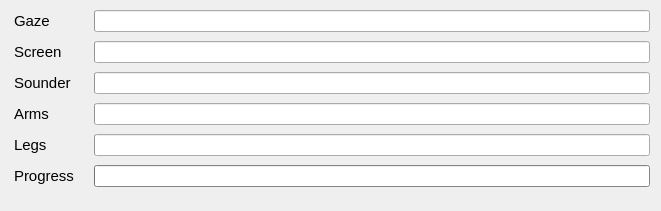
   <widget class="QWidget" name="formLayoutWidget">
    <property name="geometry">
     <rect>
      <x>880</x>
      <y>550</y>
      <width>661</width>
      <height>211</height>
     </rect>
    </property>
    <layout class="QFormLayout" name="formLayout">
     <property name="horizontalSpacing">
      <number>20</number>
     </property>
     <property name="verticalSpacing">
      <number>9</number>
     </property>
     <property name="leftMargin">
      <number>14</number>
     </property>
     <property name="topMargin">
      <number>10</number>
     </property>
     <item row="0" column="0">
      <widget class="QLabel" name="label">
       <property name="font">
        <font>
         <family>Ubuntu</family>
         <pointsize>11</pointsize>
        </font>
       </property>
       <property name="text">
        <string>Gaze</string>
       </property>
      </widget>
     </item>
     <item row="0" column="1">
      <widget class="QProgressBar" name="progressBar_behavior_gaze">
       <property name="contextMenuPolicy">
        <enum>Qt::DefaultContextMenu</enum>
       </property>
       <property name="styleSheet">
        <string notr="true"/>
       </property>
       <property name="value">
        <number>0</number>
       </property>
       <property name="textVisible">
        <bool>false</bool>
       </property>
       <property name="orientation">
        <enum>Qt::Horizontal</enum>
       </property>
       <property name="invertedAppearance">
        <bool>false</bool>
       </property>
       <property name="format">
        <string/>
       </property>
      </widget>
     </item>
     <item row="1" column="0">
      <widget class="QLabel" name="label_2">
       <property name="font">
        <font>
         <family>Ubuntu</family>
         <pointsize>11</pointsize>
        </font>
       </property>
       <property name="text">
        <string>Screen</string>
       </property>
      </widget>
     </item>
     <item row="1" column="1">
      <widget class="QProgressBar" name="progressBar_behavior_screen">
       <property name="value">
        <number>0</number>
       </property>
       <property name="textVisible">
        <bool>false</bool>
       </property>
       <property name="format">
        <string/>
       </property>
      </widget>
     </item>
     <item row="2" column="0">
      <widget class="QLabel" name="label_3">
       <property name="font">
        <font>
         <family>Ubuntu</family>
         <pointsize>11</pointsize>
        </font>
       </property>
       <property name="text">
        <string>Sounder</string>
       </property>
      </widget>
     </item>
     <item row="2" column="1">
      <widget class="QProgressBar" name="progressBar_behavior_sounder">
       <property name="value">
        <number>0</number>
       </property>
       <property name="textVisible">
        <bool>false</bool>
       </property>
       <property name="format">
        <string/>
       </property>
      </widget>
     </item>
     <item row="3" column="0">
      <widget class="QLabel" name="label_4">
       <property name="font">
        <font>
         <family>Ubuntu</family>
         <pointsize>11</pointsize>
        </font>
       </property>
       <property name="text">
        <string>Arms</string>
       </property>
      </widget>
     </item>
     <item row="3" column="1">
      <widget class="QProgressBar" name="progressBar_behavior_arm">
       <property name="value">
        <number>0</number>
       </property>
       <property name="textVisible">
        <bool>false</bool>
       </property>
       <property name="format">
        <string/>
       </property>
      </widget>
     </item>
     <item row="4" column="0">
      <widget class="QLabel" name="label_23">
       <property name="font">
        <font>
         <family>Ubuntu</family>
         <pointsize>11</pointsize>
        </font>
       </property>
       <property name="text">
        <string>Legs</string>
       </property>
      </widget>
     </item>
     <item row="4" column="1">
      <widget class="QProgressBar" name="progressBar_behavior_leg">
       <property name="value">
        <number>0</number>
       </property>
       <property name="textVisible">
        <bool>false</bool>
       </property>
       <property name="format">
        <string/>
       </property>
      </widget>
     </item>
     <item row="5" column="0">
      <widget class="QLabel" name="label_38">
       <property name="font">
        <font>
         <family>Ubuntu</family>
         <pointsize>11</pointsize>
        </font>
       </property>
       <property name="text">
        <string>Progress</string>
       </property>
      </widget>
     </item>
     <item row="5" column="1">
      <widget class="QProgressBar" name="progressBar_behavior_progress">
       <property name="palette">
        <palette>
         <active>
          <colorrole role="WindowText">
           <brush brushstyle="SolidPattern">
            <color alpha="255">
             <red>0</red>
             <green>0</green>
             <blue>0</blue>
            </color>
           </brush>
          </colorrole>
          <colorrole role="Button">
           <brush brushstyle="SolidPattern">
            <color alpha="255">
             <red>186</red>
             <green>189</green>
             <blue>182</blue>
            </color>
           </brush>
          </colorrole>
          <colorrole role="Light">
           <brush brushstyle="SolidPattern">
            <color alpha="255">
             <red>255</red>
             <green>255</green>
             <blue>255</blue>
            </color>
           </brush>
          </colorrole>
          <colorrole role="Midlight">
           <brush brushstyle="SolidPattern">
            <color alpha="255">
             <red>220</red>
             <green>222</green>
             <blue>218</blue>
            </color>
           </brush>
          </colorrole>
          <colorrole role="Dark">
           <brush brushstyle="SolidPattern">
            <color alpha="255">
             <red>93</red>
             <green>94</green>
             <blue>91</blue>
            </color>
           </brush>
          </colorrole>
          <colorrole role="Mid">
           <brush brushstyle="SolidPattern">
            <color alpha="255">
             <red>124</red>
             <green>126</green>
             <blue>121</blue>
            </color>
           </brush>
          </colorrole>
          <colorrole role="Text">
           <brush brushstyle="SolidPattern">
            <color alpha="255">
             <red>0</red>
             <green>0</green>
             <blue>0</blue>
            </color>
           </brush>
          </colorrole>
          <colorrole role="BrightText">
           <brush brushstyle="SolidPattern">
            <color alpha="255">
             <red>255</red>
             <green>255</green>
             <blue>255</blue>
            </color>
           </brush>
          </colorrole>
          <colorrole role="ButtonText">
           <brush brushstyle="SolidPattern">
            <color alpha="255">
             <red>0</red>
             <green>0</green>
             <blue>0</blue>
            </color>
           </brush>
          </colorrole>
          <colorrole role="Base">
           <brush brushstyle="SolidPattern">
            <color alpha="255">
             <red>255</red>
             <green>255</green>
             <blue>255</blue>
            </color>
           </brush>
          </colorrole>
          <colorrole role="Window">
           <brush brushstyle="SolidPattern">
            <color alpha="255">
             <red>186</red>
             <green>189</green>
             <blue>182</blue>
            </color>
           </brush>
          </colorrole>
          <colorrole role="Shadow">
           <brush brushstyle="SolidPattern">
            <color alpha="255">
             <red>0</red>
             <green>0</green>
             <blue>0</blue>
            </color>
           </brush>
          </colorrole>
          <colorrole role="AlternateBase">
           <brush brushstyle="SolidPattern">
            <color alpha="255">
             <red>220</red>
             <green>222</green>
             <blue>218</blue>
            </color>
           </brush>
          </colorrole>
          <colorrole role="ToolTipBase">
           <brush brushstyle="SolidPattern">
            <color alpha="255">
             <red>255</red>
             <green>255</green>
             <blue>220</blue>
            </color>
           </brush>
          </colorrole>
          <colorrole role="ToolTipText">
           <brush brushstyle="SolidPattern">
            <color alpha="255">
             <red>0</red>
             <green>0</green>
             <blue>0</blue>
            </color>
           </brush>
          </colorrole>
         </active>
         <inactive>
          <colorrole role="WindowText">
           <brush brushstyle="SolidPattern">
            <color alpha="255">
             <red>0</red>
             <green>0</green>
             <blue>0</blue>
            </color>
           </brush>
          </colorrole>
          <colorrole role="Button">
           <brush brushstyle="SolidPattern">
            <color alpha="255">
             <red>186</red>
             <green>189</green>
             <blue>182</blue>
            </color>
           </brush>
          </colorrole>
          <colorrole role="Light">
           <brush brushstyle="SolidPattern">
            <color alpha="255">
             <red>255</red>
             <green>255</green>
             <blue>255</blue>
            </color>
           </brush>
          </colorrole>
          <colorrole role="Midlight">
           <brush brushstyle="SolidPattern">
            <color alpha="255">
             <red>220</red>
             <green>222</green>
             <blue>218</blue>
            </color>
           </brush>
          </colorrole>
          <colorrole role="Dark">
           <brush brushstyle="SolidPattern">
            <color alpha="255">
             <red>93</red>
             <green>94</green>
             <blue>91</blue>
            </color>
           </brush>
          </colorrole>
          <colorrole role="Mid">
           <brush brushstyle="SolidPattern">
            <color alpha="255">
             <red>124</red>
             <green>126</green>
             <blue>121</blue>
            </color>
           </brush>
          </colorrole>
          <colorrole role="Text">
           <brush brushstyle="SolidPattern">
            <color alpha="255">
             <red>0</red>
             <green>0</green>
             <blue>0</blue>
            </color>
           </brush>
          </colorrole>
          <colorrole role="BrightText">
           <brush brushstyle="SolidPattern">
            <color alpha="255">
             <red>255</red>
             <green>255</green>
             <blue>255</blue>
            </color>
           </brush>
          </colorrole>
          <colorrole role="ButtonText">
           <brush brushstyle="SolidPattern">
            <color alpha="255">
             <red>0</red>
             <green>0</green>
             <blue>0</blue>
            </color>
           </brush>
          </colorrole>
          <colorrole role="Base">
           <brush brushstyle="SolidPattern">
            <color alpha="255">
             <red>255</red>
             <green>255</green>
             <blue>255</blue>
            </color>
           </brush>
          </colorrole>
          <colorrole role="Window">
           <brush brushstyle="SolidPattern">
            <color alpha="255">
             <red>186</red>
             <green>189</green>
             <blue>182</blue>
            </color>
           </brush>
          </colorrole>
          <colorrole role="Shadow">
           <brush brushstyle="SolidPattern">
            <color alpha="255">
             <red>0</red>
             <green>0</green>
             <blue>0</blue>
            </color>
           </brush>
          </colorrole>
          <colorrole role="AlternateBase">
           <brush brushstyle="SolidPattern">
            <color alpha="255">
             <red>220</red>
             <green>222</green>
             <blue>218</blue>
            </color>
           </brush>
          </colorrole>
          <colorrole role="ToolTipBase">
           <brush brushstyle="SolidPattern">
            <color alpha="255">
             <red>255</red>
             <green>255</green>
             <blue>220</blue>
            </color>
           </brush>
          </colorrole>
          <colorrole role="ToolTipText">
           <brush brushstyle="SolidPattern">
            <color alpha="255">
             <red>0</red>
             <green>0</green>
             <blue>0</blue>
            </color>
           </brush>
          </colorrole>
         </inactive>
         <disabled>
          <colorrole role="WindowText">
           <brush brushstyle="SolidPattern">
            <color alpha="255">
             <red>93</red>
             <green>94</green>
             <blue>91</blue>
            </color>
           </brush>
          </colorrole>
          <colorrole role="Button">
           <brush brushstyle="SolidPattern">
            <color alpha="255">
             <red>186</red>
             <green>189</green>
             <blue>182</blue>
            </color>
           </brush>
          </colorrole>
          <colorrole role="Light">
           <brush brushstyle="SolidPattern">
            <color alpha="255">
             <red>255</red>
             <green>255</green>
             <blue>255</blue>
            </color>
           </brush>
          </colorrole>
          <colorrole role="Midlight">
           <brush brushstyle="SolidPattern">
            <color alpha="255">
             <red>220</red>
             <green>222</green>
             <blue>218</blue>
            </color>
           </brush>
          </colorrole>
          <colorrole role="Dark">
           <brush brushstyle="SolidPattern">
            <color alpha="255">
             <red>93</red>
             <green>94</green>
             <blue>91</blue>
            </color>
           </brush>
          </colorrole>
          <colorrole role="Mid">
           <brush brushstyle="SolidPattern">
            <color alpha="255">
             <red>124</red>
             <green>126</green>
             <blue>121</blue>
            </color>
           </brush>
          </colorrole>
          <colorrole role="Text">
           <brush brushstyle="SolidPattern">
            <color alpha="255">
             <red>93</red>
             <green>94</green>
             <blue>91</blue>
            </color>
           </brush>
          </colorrole>
          <colorrole role="BrightText">
           <brush brushstyle="SolidPattern">
            <color alpha="255">
             <red>255</red>
             <green>255</green>
             <blue>255</blue>
            </color>
           </brush>
          </colorrole>
          <colorrole role="ButtonText">
           <brush brushstyle="SolidPattern">
            <color alpha="255">
             <red>93</red>
             <green>94</green>
             <blue>91</blue>
            </color>
           </brush>
          </colorrole>
          <colorrole role="Base">
           <brush brushstyle="SolidPattern">
            <color alpha="255">
             <red>186</red>
             <green>189</green>
             <blue>182</blue>
            </color>
           </brush>
          </colorrole>
          <colorrole role="Window">
           <brush brushstyle="SolidPattern">
            <color alpha="255">
             <red>186</red>
             <green>189</green>
             <blue>182</blue>
            </color>
           </brush>
          </colorrole>
          <colorrole role="Shadow">
           <brush brushstyle="SolidPattern">
            <color alpha="255">
             <red>0</red>
             <green>0</green>
             <blue>0</blue>
            </color>
           </brush>
          </colorrole>
          <colorrole role="AlternateBase">
           <brush brushstyle="SolidPattern">
            <color alpha="255">
             <red>186</red>
             <green>189</green>
             <blue>182</blue>
            </color>
           </brush>
          </colorrole>
          <colorrole role="ToolTipBase">
           <brush brushstyle="SolidPattern">
            <color alpha="255">
             <red>255</red>
             <green>255</green>
             <blue>220</blue>
            </color>
           </brush>
          </colorrole>
          <colorrole role="ToolTipText">
           <brush brushstyle="SolidPattern">
            <color alpha="255">
             <red>0</red>
             <green>0</green>
             <blue>0</blue>
            </color>
           </brush>
          </colorrole>
         </disabled>
        </palette>
       </property>
       <property name="value">
        <number>0</number>
       </property>
       <property name="textVisible">
        <bool>false</bool>
       </property>
       <property name="format">
        <string/>
       </property>
      </widget>
     </item>
    </layout>
   </widget>
